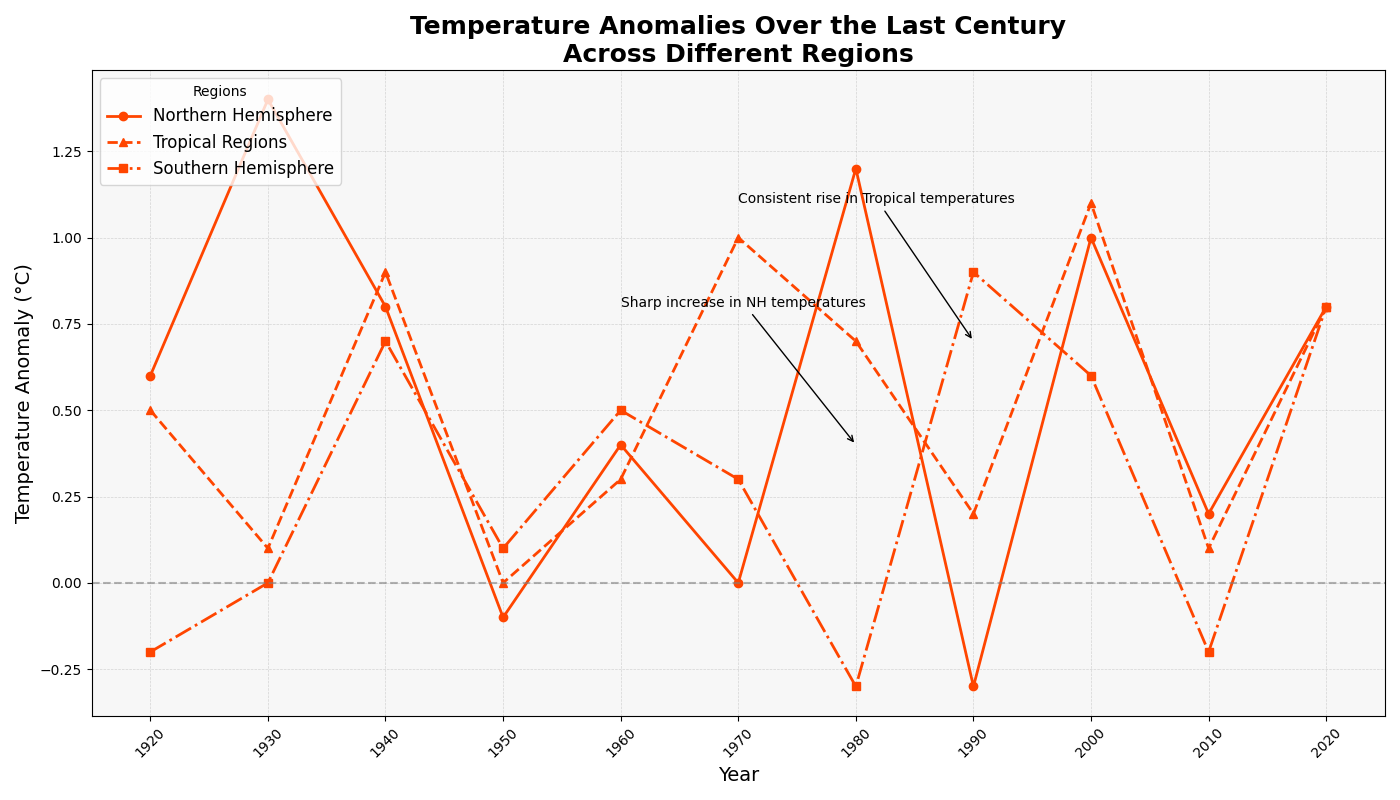

This chart was generated by the following Python code:
import numpy as np
import matplotlib.pyplot as plt

years = np.arange(1920, 2021, 10)

northern_hemisphere = [0.6, 1.4, 0.8, -0.1, 0.4, 0.0, 1.2, -0.3, 1.0, 0.2, 0.8]
tropical_regions = [0.5, 0.1, 0.9, 0.0, 0.3, 1.0, 0.7, 0.2, 1.1, 0.1, 0.8]
southern_hemisphere = [-0.2, 0.0, 0.7, 0.1, 0.5, 0.3, -0.3, 0.9, 0.6, -0.2, 0.8]

fig, ax = plt.subplots(figsize=(14, 8))

# Use a single consistent color for all data groups
common_color = '#FF4500'

ax.plot(years, northern_hemisphere, marker='o', linestyle='-', color=common_color, linewidth=2, label='Northern Hemisphere')
ax.plot(years, tropical_regions, marker='^', linestyle='--', color=common_color, linewidth=2, label='Tropical Regions')
ax.plot(years, southern_hemisphere, marker='s', linestyle='-.', color=common_color, linewidth=2, label='Southern Hemisphere')

ax.set_title('Temperature Anomalies Over the Last Century\nAcross Different Regions', fontsize=18, fontweight='bold')
ax.set_xlabel('Year', fontsize=14)
ax.set_ylabel('Temperature Anomaly (°C)', fontsize=14)

ax.grid(True, which='both', linestyle='--', linewidth=0.5, alpha=0.5)
ax.set_xticks(years)
ax.set_xticklabels(years, rotation=45)
ax.legend(loc='upper left', title='Regions', fontsize=12)
ax.axhline(0, color='gray', linewidth=1.5, linestyle='--', alpha=0.6)

ax.annotate('Sharp increase in NH temperatures',
             xy=(1980, 0.4), xytext=(1960, 0.8),
             arrowprops=dict(facecolor='black', arrowstyle='->'), fontsize=10, color='black')
ax.annotate('Consistent rise in Tropical temperatures',
             xy=(1990, 0.7), xytext=(1970, 1.1),
             arrowprops=dict(facecolor='black', arrowstyle='->'), fontsize=10, color='black')

plt.gca().set_facecolor('#f7f7f7')
plt.tight_layout()
plt.show()
